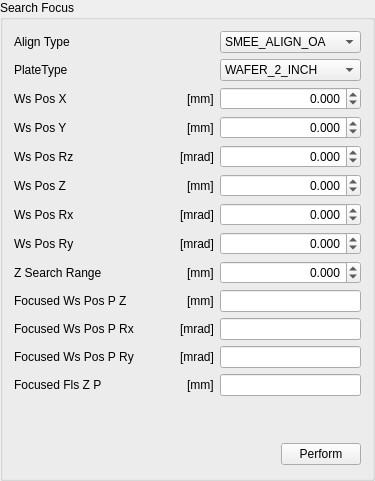
        <widget class="QGroupBox" name="EC4T_search_focus_qgb">
         <property name="title">
          <string>Search Focus</string>
         </property>
         <layout class="QGridLayout">
          <item row="0" column="0">
           <layout class="QHBoxLayout">
            <item>
             <widget class="QLabel" name="EC4T_search_focus__align_type_qlb">
              <property name="text">
               <string>Align Type</string>
              </property>
             </widget>
            </item>
            <item>
             <spacer>
              <property name="orientation">
               <enum>Qt::Horizontal</enum>
              </property>
              <property name="sizeHint" stdset="0">
               <size>
                <width>40</width>
                <height>20</height>
               </size>
              </property>
             </spacer>
            </item>
           </layout>
          </item>
          <item row="0" column="1">
           <widget class="QComboBox" name="EC4T_search_focus__align_type_qcb">
            <item>
             <property name="text">
              <string>SMEE_ALIGN_OA</string>
             </property>
            </item>
            <item>
             <property name="text">
              <string>SMEE_ALIGN_WBA</string>
             </property>
            </item>
            <item>
             <property name="text">
              <string>SMEE_ALIGN_DT</string>
             </property>
            </item>
           </widget>
          </item>
          <item row="1" column="0">
           <layout class="QHBoxLayout">
            <item>
             <widget class="QLabel" name="EC4T_search_focus__ePlateType_qlb">
              <property name="text">
               <string>PlateType</string>
              </property>
             </widget>
            </item>
            <item>
             <spacer>
              <property name="orientation">
               <enum>Qt::Horizontal</enum>
              </property>
              <property name="sizeHint" stdset="0">
               <size>
                <width>40</width>
                <height>20</height>
               </size>
              </property>
             </spacer>
            </item>
           </layout>
          </item>
          <item row="1" column="1">
           <widget class="QComboBox" name="EC4T_search_focus__ePlateType_qcb">
            <item>
             <property name="text">
              <string>WAFER_2_INCH</string>
             </property>
            </item>
            <item>
             <property name="text">
              <string>WAFER_3_INCH</string>
             </property>
            </item>
            <item>
             <property name="text">
              <string>WAFER_4_INCH</string>
             </property>
            </item>
            <item>
             <property name="text">
              <string>WAFER_5_INCH</string>
             </property>
            </item>
            <item>
             <property name="text">
              <string>WAFER_6_INCH</string>
             </property>
            </item>
            <item>
             <property name="text">
              <string>WAFER_8_INCH</string>
             </property>
            </item>
            <item>
             <property name="text">
              <string>WAFER_12_INCH</string>
             </property>
            </item>
            <item>
             <property name="text">
              <string>WAFER_18_INCH</string>
             </property>
            </item>
           </widget>
          </item>
          <item row="2" column="0">
           <layout class="QHBoxLayout">
            <item>
             <widget class="QLabel" name="EC4T_search_focus__ws_pos_x_qlb">
              <property name="text">
               <string>Ws Pos X</string>
              </property>
             </widget>
            </item>
            <item>
             <spacer>
              <property name="orientation">
               <enum>Qt::Horizontal</enum>
              </property>
              <property name="sizeHint" stdset="0">
               <size>
                <width>40</width>
                <height>20</height>
               </size>
              </property>
             </spacer>
            </item>
            <item>
             <widget class="QLabel" name="EC4T_search_focus__ws_pos_x_qlb_2">
              <property name="text">
               <string>[mm]</string>
              </property>
             </widget>
            </item>
           </layout>
          </item>
          <item row="2" column="1">
           <widget class="QDoubleSpinBox" name="EC4T_search_focus__ws_pos_x_qdsb">
            <property name="alignment">
             <set>Qt::AlignRight|Qt::AlignTrailing|Qt::AlignVCenter</set>
            </property>
            <property name="decimals">
             <number>3</number>
            </property>
            <property name="minimum">
             <double>-1000000.000000000000000</double>
            </property>
            <property name="maximum">
             <double>1000000.000000000000000</double>
            </property>
            <property name="singleStep">
             <double>0.001000000000000</double>
            </property>
           </widget>
          </item>
          <item row="3" column="0">
           <layout class="QHBoxLayout">
            <item>
             <widget class="QLabel" name="EC4T_search_focus__ws_pos_y_qlb">
              <property name="text">
               <string>Ws Pos Y</string>
              </property>
             </widget>
            </item>
            <item>
             <spacer>
              <property name="orientation">
               <enum>Qt::Horizontal</enum>
              </property>
              <property name="sizeHint" stdset="0">
               <size>
                <width>40</width>
                <height>20</height>
               </size>
              </property>
             </spacer>
            </item>
            <item>
             <widget class="QLabel" name="EC4T_search_focus__ws_pos_y_qlb_2">
              <property name="text">
               <string>[mm]</string>
              </property>
             </widget>
            </item>
           </layout>
          </item>
          <item row="3" column="1">
           <widget class="QDoubleSpinBox" name="EC4T_search_focus__ws_pos_y_qdsb">
            <property name="alignment">
             <set>Qt::AlignRight|Qt::AlignTrailing|Qt::AlignVCenter</set>
            </property>
            <property name="decimals">
             <number>3</number>
            </property>
            <property name="minimum">
             <double>-1000000.000000000000000</double>
            </property>
            <property name="maximum">
             <double>1000000.000000000000000</double>
            </property>
            <property name="singleStep">
             <double>0.001000000000000</double>
            </property>
           </widget>
          </item>
          <item row="4" column="0">
           <layout class="QHBoxLayout">
            <item>
             <widget class="QLabel" name="EC4T_search_focus__ws_pos_rz_qlb">
              <property name="text">
               <string>Ws Pos Rz</string>
              </property>
             </widget>
            </item>
            <item>
             <spacer>
              <property name="orientation">
               <enum>Qt::Horizontal</enum>
              </property>
              <property name="sizeHint" stdset="0">
               <size>
                <width>40</width>
                <height>20</height>
               </size>
              </property>
             </spacer>
            </item>
            <item>
             <widget class="QLabel" name="EC4T_search_focus__ws_pos_rz_qlb_2">
              <property name="text">
               <string>[mrad]</string>
              </property>
             </widget>
            </item>
           </layout>
          </item>
          <item row="4" column="1">
           <widget class="QDoubleSpinBox" name="EC4T_search_focus__ws_pos_rz_qdsb">
            <property name="alignment">
             <set>Qt::AlignRight|Qt::AlignTrailing|Qt::AlignVCenter</set>
            </property>
            <property name="decimals">
             <number>3</number>
            </property>
            <property name="minimum">
             <double>-1000000.000000000000000</double>
            </property>
            <property name="maximum">
             <double>1000000.000000000000000</double>
            </property>
            <property name="singleStep">
             <double>0.001000000000000</double>
            </property>
           </widget>
          </item>
          <item row="5" column="0">
           <layout class="QHBoxLayout">
            <item>
             <widget class="QLabel" name="EC4T_search_focus__ws_pos_z_qlb">
              <property name="text">
               <string>Ws Pos Z</string>
              </property>
             </widget>
            </item>
            <item>
             <spacer>
              <property name="orientation">
               <enum>Qt::Horizontal</enum>
              </property>
              <property name="sizeHint" stdset="0">
               <size>
                <width>40</width>
                <height>20</height>
               </size>
              </property>
             </spacer>
            </item>
            <item>
             <widget class="QLabel" name="EC4T_search_focus__ws_pos_z_qlb_2">
              <property name="text">
               <string>[mm]</string>
              </property>
             </widget>
            </item>
           </layout>
          </item>
          <item row="5" column="1">
           <widget class="QDoubleSpinBox" name="EC4T_search_focus__ws_pos_z_qdsb">
            <property name="alignment">
             <set>Qt::AlignRight|Qt::AlignTrailing|Qt::AlignVCenter</set>
            </property>
            <property name="decimals">
             <number>3</number>
            </property>
            <property name="minimum">
             <double>-1000000.000000000000000</double>
            </property>
            <property name="maximum">
             <double>1000000.000000000000000</double>
            </property>
            <property name="singleStep">
             <double>0.001000000000000</double>
            </property>
           </widget>
          </item>
          <item row="6" column="0">
           <layout class="QHBoxLayout">
            <item>
             <widget class="QLabel" name="EC4T_search_focus__ws_pos_rx_qlb">
              <property name="text">
               <string>Ws Pos Rx</string>
              </property>
             </widget>
            </item>
            <item>
             <spacer>
              <property name="orientation">
               <enum>Qt::Horizontal</enum>
              </property>
              <property name="sizeHint" stdset="0">
               <size>
                <width>40</width>
                <height>20</height>
               </size>
              </property>
             </spacer>
            </item>
            <item>
             <widget class="QLabel" name="EC4T_search_focus__ws_pos_rx_qlb_2">
              <property name="text">
               <string>[mrad]</string>
              </property>
             </widget>
            </item>
           </layout>
          </item>
          <item row="6" column="1">
           <widget class="QDoubleSpinBox" name="EC4T_search_focus__ws_pos_rx_qdsb">
            <property name="alignment">
             <set>Qt::AlignRight|Qt::AlignTrailing|Qt::AlignVCenter</set>
            </property>
            <property name="decimals">
             <number>3</number>
            </property>
            <property name="minimum">
             <double>-1000000.000000000000000</double>
            </property>
            <property name="maximum">
             <double>1000000.000000000000000</double>
            </property>
            <property name="singleStep">
             <double>0.001000000000000</double>
            </property>
           </widget>
          </item>
          <item row="7" column="0">
           <layout class="QHBoxLayout">
            <item>
             <widget class="QLabel" name="EC4T_search_focus__ws_pos_ry_qlb">
              <property name="text">
               <string>Ws Pos Ry</string>
              </property>
             </widget>
            </item>
            <item>
             <spacer>
              <property name="orientation">
               <enum>Qt::Horizontal</enum>
              </property>
              <property name="sizeHint" stdset="0">
               <size>
                <width>40</width>
                <height>20</height>
               </size>
              </property>
             </spacer>
            </item>
            <item>
             <widget class="QLabel" name="EC4T_search_focus__ws_pos_ry_qlb_2">
              <property name="text">
               <string>[mrad]</string>
              </property>
             </widget>
            </item>
           </layout>
          </item>
          <item row="7" column="1">
           <widget class="QDoubleSpinBox" name="EC4T_search_focus__ws_pos_ry_qdsb">
            <property name="alignment">
             <set>Qt::AlignRight|Qt::AlignTrailing|Qt::AlignVCenter</set>
            </property>
            <property name="decimals">
             <number>3</number>
            </property>
            <property name="minimum">
             <double>-1000000.000000000000000</double>
            </property>
            <property name="maximum">
             <double>1000000.000000000000000</double>
            </property>
            <property name="singleStep">
             <double>0.001000000000000</double>
            </property>
           </widget>
          </item>
          <item row="8" column="0">
           <layout class="QHBoxLayout">
            <item>
             <widget class="QLabel" name="EC4T_search_focus__z_search_range_qlb">
              <property name="text">
               <string>Z Search Range</string>
              </property>
             </widget>
            </item>
            <item>
             <spacer>
              <property name="orientation">
               <enum>Qt::Horizontal</enum>
              </property>
              <property name="sizeHint" stdset="0">
               <size>
                <width>40</width>
                <height>20</height>
               </size>
              </property>
             </spacer>
            </item>
            <item>
             <widget class="QLabel" name="EC4T_search_focus__z_search_range_qlb_2">
              <property name="text">
               <string>[mm]</string>
              </property>
             </widget>
            </item>
           </layout>
          </item>
          <item row="8" column="1">
           <widget class="QDoubleSpinBox" name="EC4T_search_focus__z_search_range_qdsb">
            <property name="alignment">
             <set>Qt::AlignRight|Qt::AlignTrailing|Qt::AlignVCenter</set>
            </property>
            <property name="decimals">
             <number>3</number>
            </property>
            <property name="minimum">
             <double>-1000000.000000000000000</double>
            </property>
            <property name="maximum">
             <double>1000000.000000000000000</double>
            </property>
            <property name="singleStep">
             <double>0.001000000000000</double>
            </property>
           </widget>
          </item>
          <item row="9" column="0">
           <layout class="QHBoxLayout">
            <item>
             <widget class="QLabel" name="EC4T_search_focus__focused_ws_pos_p_z_qlb">
              <property name="text">
               <string>Focused Ws Pos P Z</string>
              </property>
             </widget>
            </item>
            <item>
             <spacer>
              <property name="orientation">
               <enum>Qt::Horizontal</enum>
              </property>
              <property name="sizeHint" stdset="0">
               <size>
                <width>40</width>
                <height>20</height>
               </size>
              </property>
             </spacer>
            </item>
            <item>
             <widget class="QLabel" name="EC4T_search_focus__focused_ws_pos_p_z_qlb_2">
              <property name="text">
               <string>[mm]</string>
              </property>
             </widget>
            </item>
           </layout>
          </item>
          <item row="9" column="1">
           <widget class="SMEE::StatusLine" name="EC4T_search_focus__focused_ws_pos_p_z_qle"/>
          </item>
          <item row="10" column="0">
           <layout class="QHBoxLayout">
            <item>
             <widget class="QLabel" name="EC4T_search_focus__focused_ws_pos_p_rx_qlb">
              <property name="text">
               <string>Focused Ws Pos P Rx</string>
              </property>
             </widget>
            </item>
            <item>
             <spacer>
              <property name="orientation">
               <enum>Qt::Horizontal</enum>
              </property>
              <property name="sizeHint" stdset="0">
               <size>
                <width>40</width>
                <height>20</height>
               </size>
              </property>
             </spacer>
            </item>
            <item>
             <widget class="QLabel" name="EC4T_search_focus__focused_ws_pos_p_rx_qlb_2">
              <property name="text">
               <string>[mrad]</string>
              </property>
             </widget>
            </item>
           </layout>
          </item>
          <item row="10" column="1">
           <widget class="SMEE::StatusLine" name="EC4T_search_focus__focused_ws_pos_p_rx_qle"/>
          </item>
          <item row="11" column="0">
           <layout class="QHBoxLayout">
            <item>
             <widget class="QLabel" name="EC4T_search_focus__focused_ws_pos_p_ry_qlb">
              <property name="text">
               <string>Focused Ws Pos P Ry</string>
              </property>
             </widget>
            </item>
            <item>
             <spacer>
              <property name="orientation">
               <enum>Qt::Horizontal</enum>
              </property>
              <property name="sizeHint" stdset="0">
               <size>
                <width>40</width>
                <height>20</height>
               </size>
              </property>
             </spacer>
            </item>
            <item>
             <widget class="QLabel" name="EC4T_search_focus__focused_ws_pos_p_ry_qlb_2">
              <property name="text">
               <string>[mrad]</string>
              </property>
             </widget>
            </item>
           </layout>
          </item>
          <item row="11" column="1">
           <widget class="SMEE::StatusLine" name="EC4T_search_focus__focused_ws_pos_p_ry_qle"/>
          </item>
          <item row="12" column="0">
           <layout class="QHBoxLayout">
            <item>
             <widget class="QLabel" name="EC4T_search_focus__focused_fls_z_p_qlb">
              <property name="text">
               <string>Focused Fls Z P</string>
              </property>
             </widget>
            </item>
            <item>
             <spacer>
              <property name="orientation">
               <enum>Qt::Horizontal</enum>
              </property>
              <property name="sizeHint" stdset="0">
               <size>
                <width>40</width>
                <height>20</height>
               </size>
              </property>
             </spacer>
            </item>
            <item>
             <widget class="QLabel" name="EC4T_search_focus__focused_fls_z_p_qlb_2">
              <property name="text">
               <string>[mm]</string>
              </property>
             </widget>
            </item>
           </layout>
          </item>
          <item row="12" column="1">
           <widget class="SMEE::StatusLine" name="EC4T_search_focus__focused_fls_z_p_qle"/>
          </item>
          <item row="13" column="1">
           <spacer>
            <property name="orientation">
             <enum>Qt::Vertical</enum>
            </property>
            <property name="sizeHint" stdset="0">
             <size>
              <width>20</width>
              <height>40</height>
             </size>
            </property>
           </spacer>
          </item>
          <item row="14" column="0" colspan="2">
           <layout class="QVBoxLayout">
            <item>
             <layout class="QHBoxLayout">
              <item>
               <spacer>
                <property name="orientation">
                 <enum>Qt::Horizontal</enum>
                </property>
                <property name="sizeHint" stdset="0">
                 <size>
                  <width>40</width>
                  <height>25</height>
                 </size>
                </property>
               </spacer>
              </item>
              <item>
               <widget class="SMEE::PerformButton" name="EC4T_search_focus_qpb">
                <property name="text">
                 <string>Perform</string>
                </property>
               </widget>
              </item>
             </layout>
            </item>
           </layout>
          </item>
         </layout>
        </widget>
